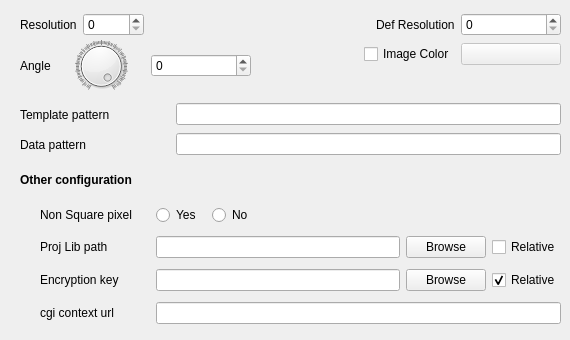
     <widget class="QWidget" name="advancedTabForm">
      <property name="accessibleName">
       <string/>
      </property>
      <attribute name="title">
       <string>Advanced</string>
      </attribute>
      <attribute name="toolTip">
       <string>&lt;html&gt;&lt;head/&gt;&lt;body&gt;&lt;p&gt;Advanced settings for map object (Other configuration parameters, pattern, resolution, background color).&lt;/p&gt;&lt;/body&gt;&lt;/html&gt;</string>
      </attribute>
      <widget class="QWidget" name="layoutWidget_2">
       <property name="geometry">
        <rect>
         <x>20</x>
         <y>40</y>
         <width>231</width>
         <height>52</height>
        </rect>
       </property>
       <layout class="QHBoxLayout" name="horizontalLayout_5">
        <item>
         <widget class="QLabel" name="mf_map_angle_label">
          <property name="text">
           <string>Angle</string>
          </property>
         </widget>
        </item>
        <item>
         <widget class="QDial" name="mf_map_angle_slider">
          <property name="layoutDirection">
           <enum>Qt::LeftToRight</enum>
          </property>
          <property name="maximum">
           <number>360</number>
          </property>
          <property name="singleStep">
           <number>1</number>
          </property>
          <property name="value">
           <number>0</number>
          </property>
          <property name="sliderPosition">
           <number>0</number>
          </property>
          <property name="orientation">
           <enum>Qt::Horizontal</enum>
          </property>
          <property name="invertedAppearance">
           <bool>true</bool>
          </property>
          <property name="invertedControls">
           <bool>false</bool>
          </property>
          <property name="notchesVisible">
           <bool>true</bool>
          </property>
         </widget>
        </item>
        <item>
         <widget class="QSpinBox" name="mf_map_angle">
          <property name="minimumSize">
           <size>
            <width>100</width>
            <height>0</height>
           </size>
          </property>
          <property name="maximum">
           <number>360</number>
          </property>
         </widget>
        </item>
       </layout>
      </widget>
      <widget class="QWidget" name="layoutWidget_3">
       <property name="geometry">
        <rect>
         <x>20</x>
         <y>10</y>
         <width>541</width>
         <height>29</height>
        </rect>
       </property>
       <layout class="QHBoxLayout" name="horizontalLayout_4">
        <item>
         <widget class="QLabel" name="mf_map_defresolution_label_2">
          <property name="text">
           <string>Resolution</string>
          </property>
         </widget>
        </item>
        <item>
         <widget class="QSpinBox" name="mf_map_resolution">
          <property name="maximum">
           <number>99999</number>
          </property>
         </widget>
        </item>
        <item>
         <spacer name="horizontalSpacer_3">
          <property name="orientation">
           <enum>Qt::Horizontal</enum>
          </property>
          <property name="sizeHint" stdset="0">
           <size>
            <width>40</width>
            <height>20</height>
           </size>
          </property>
         </spacer>
        </item>
        <item>
         <widget class="QLabel" name="mf_map_defresolution_label">
          <property name="text">
           <string>Def Resolution</string>
          </property>
         </widget>
        </item>
        <item>
         <widget class="QSpinBox" name="mf_map_defresolution">
          <property name="minimumSize">
           <size>
            <width>100</width>
            <height>0</height>
           </size>
          </property>
          <property name="maximumSize">
           <size>
            <width>100</width>
            <height>16777215</height>
           </size>
          </property>
          <property name="maximum">
           <number>999999</number>
          </property>
         </widget>
        </item>
       </layout>
      </widget>
      <widget class="QWidget" name="layoutWidget9">
       <property name="geometry">
        <rect>
         <x>250</x>
         <y>40</y>
         <width>311</width>
         <height>29</height>
        </rect>
       </property>
       <layout class="QHBoxLayout" name="horizontalLayout_9">
        <item>
         <spacer name="horizontalSpacer_14">
          <property name="orientation">
           <enum>Qt::Horizontal</enum>
          </property>
          <property name="sizeHint" stdset="0">
           <size>
            <width>40</width>
            <height>20</height>
           </size>
          </property>
         </spacer>
        </item>
        <item>
         <widget class="QCheckBox" name="mf_map_imagecolor_enable">
          <property name="text">
           <string>Image Color</string>
          </property>
         </widget>
        </item>
        <item>
         <widget class="QPushButton" name="mf_map_imagecolor">
          <property name="enabled">
           <bool>false</bool>
          </property>
          <property name="minimumSize">
           <size>
            <width>100</width>
            <height>0</height>
           </size>
          </property>
          <property name="maximumSize">
           <size>
            <width>100</width>
            <height>16777215</height>
           </size>
          </property>
          <property name="autoFillBackground">
           <bool>false</bool>
          </property>
          <property name="text">
           <string/>
          </property>
          <property name="default">
           <bool>false</bool>
          </property>
          <property name="flat">
           <bool>false</bool>
          </property>
         </widget>
        </item>
       </layout>
      </widget>
      <widget class="QLabel" name="mf_map_config_label">
       <property name="geometry">
        <rect>
         <x>20</x>
         <y>170</y>
         <width>141</width>
         <height>20</height>
        </rect>
       </property>
       <property name="font">
        <font>
         <weight>75</weight>
         <bold>true</bold>
        </font>
       </property>
       <property name="text">
        <string>Other configuration</string>
       </property>
      </widget>
      <widget class="QWidget" name="layoutWidget10">
       <property name="geometry">
        <rect>
         <x>20</x>
         <y>100</y>
         <width>541</width>
         <height>29</height>
        </rect>
       </property>
       <layout class="QHBoxLayout" name="horizontalLayout_12">
        <item>
         <widget class="QLabel" name="mf_map_templatepattern_label">
          <property name="minimumSize">
           <size>
            <width>150</width>
            <height>0</height>
           </size>
          </property>
          <property name="maximumSize">
           <size>
            <width>150</width>
            <height>16777215</height>
           </size>
          </property>
          <property name="text">
           <string>Template pattern</string>
          </property>
         </widget>
        </item>
        <item>
         <widget class="QLineEdit" name="mf_map_templatepattern"/>
        </item>
       </layout>
      </widget>
      <widget class="QWidget" name="layoutWidget11">
       <property name="geometry">
        <rect>
         <x>20</x>
         <y>130</y>
         <width>541</width>
         <height>29</height>
        </rect>
       </property>
       <layout class="QHBoxLayout" name="horizontalLayout_13">
        <item>
         <widget class="QLabel" name="mf_map_datapattern_label">
          <property name="minimumSize">
           <size>
            <width>150</width>
            <height>0</height>
           </size>
          </property>
          <property name="maximumSize">
           <size>
            <width>150</width>
            <height>16777215</height>
           </size>
          </property>
          <property name="text">
           <string>Data pattern</string>
          </property>
         </widget>
        </item>
        <item>
         <widget class="QLineEdit" name="mf_map_datapattern"/>
        </item>
       </layout>
      </widget>
      <widget class="QWidget" name="verticalLayoutWidget">
       <property name="geometry">
        <rect>
         <x>40</x>
         <y>200</y>
         <width>521</width>
         <height>131</height>
        </rect>
       </property>
       <layout class="QVBoxLayout" name="verticalLayout">
        <item>
         <layout class="QHBoxLayout" name="horizontalLayout_17">
          <item>
           <widget class="QLabel" name="mf_map_config_squarepixel_label">
            <property name="minimumSize">
             <size>
              <width>110</width>
              <height>0</height>
             </size>
            </property>
            <property name="maximumSize">
             <size>
              <width>110</width>
              <height>16777215</height>
             </size>
            </property>
            <property name="toolTip">
             <string>&lt;html&gt;&lt;head/&gt;&lt;body&gt;&lt;p&gt;allow non-square pixels (meaning that the pixels represent non-square regions). Has no effect for WMS.&lt;/p&gt;&lt;/body&gt;&lt;/html&gt;</string>
            </property>
            <property name="text">
             <string>Non Square pixel</string>
            </property>
           </widget>
          </item>
          <item>
           <widget class="QRadioButton" name="mf_map_config_squarepixel_on">
            <property name="minimumSize">
             <size>
              <width>50</width>
              <height>0</height>
             </size>
            </property>
            <property name="maximumSize">
             <size>
              <width>50</width>
              <height>16777215</height>
             </size>
            </property>
            <property name="text">
             <string>Yes</string>
            </property>
           </widget>
          </item>
          <item>
           <widget class="QRadioButton" name="mf_map_config_squarepixel_off">
            <property name="minimumSize">
             <size>
              <width>50</width>
              <height>0</height>
             </size>
            </property>
            <property name="maximumSize">
             <size>
              <width>50</width>
              <height>16777215</height>
             </size>
            </property>
            <property name="text">
             <string>No</string>
            </property>
           </widget>
          </item>
          <item>
           <spacer name="horizontalSpacer_8">
            <property name="orientation">
             <enum>Qt::Horizontal</enum>
            </property>
            <property name="sizeHint" stdset="0">
             <size>
              <width>40</width>
              <height>20</height>
             </size>
            </property>
           </spacer>
          </item>
         </layout>
        </item>
        <item>
         <layout class="QHBoxLayout" name="horizontalLayout_19">
          <item>
           <widget class="QLabel" name="mf_map_config_projlib_label">
            <property name="minimumSize">
             <size>
              <width>110</width>
              <height>0</height>
             </size>
            </property>
            <property name="maximumSize">
             <size>
              <width>110</width>
              <height>16777215</height>
             </size>
            </property>
            <property name="text">
             <string>Proj Lib path</string>
            </property>
           </widget>
          </item>
          <item>
           <widget class="QLineEdit" name="mf_map_config_projlib"/>
          </item>
          <item>
           <widget class="QPushButton" name="mf_map_config_projlib_browse">
            <property name="minimumSize">
             <size>
              <width>80</width>
              <height>0</height>
             </size>
            </property>
            <property name="maximumSize">
             <size>
              <width>80</width>
              <height>16777215</height>
             </size>
            </property>
            <property name="text">
             <string>Browse</string>
            </property>
           </widget>
          </item>
          <item>
           <widget class="QCheckBox" name="mf_map_config_projlib_relative">
            <property name="text">
             <string>Relative</string>
            </property>
            <property name="checked">
             <bool>false</bool>
            </property>
           </widget>
          </item>
         </layout>
        </item>
        <item>
         <layout class="QHBoxLayout" name="horizontalLayout_16">
          <item>
           <widget class="QLabel" name="mf_map_config_encryption_label">
            <property name="minimumSize">
             <size>
              <width>110</width>
              <height>0</height>
             </size>
            </property>
            <property name="maximumSize">
             <size>
              <width>110</width>
              <height>30</height>
             </size>
            </property>
            <property name="text">
             <string>Encryption key</string>
            </property>
           </widget>
          </item>
          <item>
           <widget class="QLineEdit" name="mf_map_config_encryption">
            <property name="maximumSize">
             <size>
              <width>300</width>
              <height>16777215</height>
             </size>
            </property>
           </widget>
          </item>
          <item>
           <widget class="QPushButton" name="mf_map_config_encryption_browse">
            <property name="minimumSize">
             <size>
              <width>80</width>
              <height>0</height>
             </size>
            </property>
            <property name="maximumSize">
             <size>
              <width>80</width>
              <height>16777215</height>
             </size>
            </property>
            <property name="text">
             <string>Browse</string>
            </property>
           </widget>
          </item>
          <item>
           <widget class="QCheckBox" name="mf_map_config_encryption_relative">
            <property name="text">
             <string>Relative</string>
            </property>
            <property name="checked">
             <bool>true</bool>
            </property>
           </widget>
          </item>
         </layout>
        </item>
        <item>
         <layout class="QHBoxLayout" name="horizontalLayout_15">
          <item>
           <widget class="QLabel" name="mf_map_config_contexturl_label">
            <property name="minimumSize">
             <size>
              <width>110</width>
              <height>0</height>
             </size>
            </property>
            <property name="maximumSize">
             <size>
              <width>110</width>
              <height>16777215</height>
             </size>
            </property>
            <property name="text">
             <string>cgi context url</string>
            </property>
           </widget>
          </item>
          <item>
           <widget class="QLineEdit" name="mf_map_config_contexturl"/>
          </item>
         </layout>
        </item>
       </layout>
      </widget>
     </widget>
